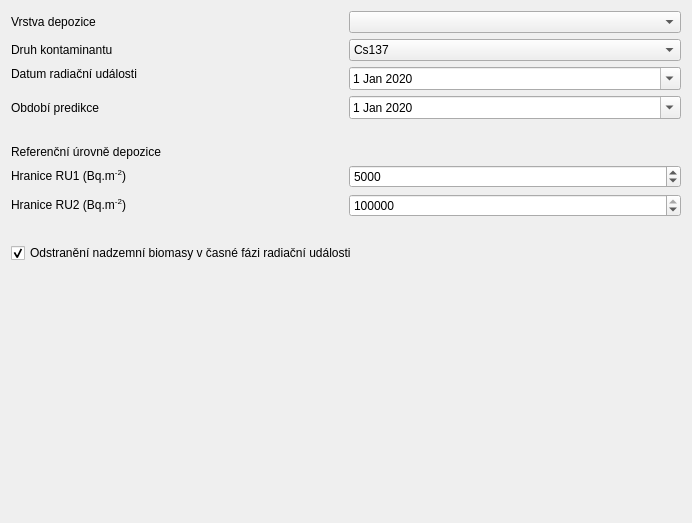
             <widget class="QWidget" name="page_3">
              <property name="geometry">
               <rect>
                <x>0</x>
                <y>0</y>
                <width>692</width>
                <height>523</height>
               </rect>
              </property>
              <property name="font">
               <font>
                <weight>50</weight>
                <bold>false</bold>
               </font>
              </property>
              <attribute name="label">
               <string>Radioaktivní depozice a sledované období</string>
              </attribute>
              <layout class="QGridLayout" name="gridLayout_9">
               <item row="0" column="0">
                <layout class="QGridLayout" name="gridLayout_8">
                 <item row="5" column="0">
                  <widget class="QCheckBox" name="chbox_management">
                   <property name="toolTip">
                    <string>Odstranění biomasy v časné fázi radiační události z důvodu ochrany zemědělské půdy před radioaktivní kontaminací.</string>
                   </property>
                   <property name="text">
                    <string>Odstranění nadzemní biomasy v časné fázi radiační události</string>
                   </property>
                   <property name="checked">
                    <bool>true</bool>
                   </property>
                  </widget>
                 </item>
                 <item row="0" column="0">
                  <layout class="QGridLayout" name="gridLayout_6">
                   <item row="0" column="1">
                    <widget class="QgsMapLayerComboBox" name="cbox_rad_depo">
                     <property name="sizePolicy">
                      <sizepolicy hsizetype="Preferred" vsizetype="Fixed">
                       <horstretch>0</horstretch>
                       <verstretch>0</verstretch>
                      </sizepolicy>
                     </property>
                     <property name="editable">
                      <bool>false</bool>
                     </property>
                     <property name="currentText">
                      <string/>
                     </property>
                     <property name="allowEmptyLayer">
                      <bool>true</bool>
                     </property>
                    </widget>
                   </item>
                   <item row="3" column="1">
                    <widget class="QDateEdit" name="de_predict">
                     <property name="wrapping">
                      <bool>false</bool>
                     </property>
                     <property name="buttonSymbols">
                      <enum>QAbstractSpinBox::UpDownArrows</enum>
                     </property>
                     <property name="accelerated">
                      <bool>false</bool>
                     </property>
                     <property name="showGroupSeparator" stdset="0">
                      <bool>false</bool>
                     </property>
                     <property name="currentSection">
                      <enum>QDateTimeEdit::DaySection</enum>
                     </property>
                     <property name="calendarPopup">
                      <bool>true</bool>
                     </property>
                     <property name="currentSectionIndex">
                      <number>0</number>
                     </property>
                     <property name="timeSpec">
                      <enum>Qt::LocalTime</enum>
                     </property>
                     <property name="date">
                      <date>
                       <year>2020</year>
                       <month>1</month>
                       <day>1</day>
                      </date>
                     </property>
                    </widget>
                   </item>
                   <item row="2" column="0">
                    <widget class="QLabel" name="label_3">
                     <property name="text">
                      <string>Datum radiační události</string>
                     </property>
                     <property name="alignment">
                      <set>Qt::AlignLeading|Qt::AlignLeft|Qt::AlignTop</set>
                     </property>
                    </widget>
                   </item>
                   <item row="0" column="0">
                    <widget class="QLabel" name="label">
                     <property name="text">
                      <string>Vrstva depozice</string>
                     </property>
                    </widget>
                   </item>
                   <item row="1" column="0">
                    <widget class="QLabel" name="label_2">
                     <property name="text">
                      <string>Druh kontaminantu</string>
                     </property>
                    </widget>
                   </item>
                   <item row="2" column="1">
                    <widget class="QDateEdit" name="de_accident">
                     <property name="showGroupSeparator" stdset="0">
                      <bool>false</bool>
                     </property>
                     <property name="calendarPopup">
                      <bool>true</bool>
                     </property>
                     <property name="date">
                      <date>
                       <year>2020</year>
                       <month>1</month>
                       <day>1</day>
                      </date>
                     </property>
                    </widget>
                   </item>
                   <item row="1" column="1">
                    <widget class="QComboBox" name="cbox_contaminant">
                     <property name="enabled">
                      <bool>true</bool>
                     </property>
                     <property name="sizePolicy">
                      <sizepolicy hsizetype="Preferred" vsizetype="Fixed">
                       <horstretch>0</horstretch>
                       <verstretch>0</verstretch>
                      </sizepolicy>
                     </property>
                     <item>
                      <property name="text">
                       <string extracomment="137Cs">Cs137</string>
                      </property>
                     </item>
                     <item>
                      <property name="text">
                       <string extracomment="90Sr">Sr90</string>
                      </property>
                     </item>
                    </widget>
                   </item>
                   <item row="3" column="0">
                    <widget class="QLabel" name="label_13">
                     <property name="text">
                      <string>Období predikce</string>
                     </property>
                    </widget>
                   </item>
                  </layout>
                 </item>
                 <item row="2" column="0">
                  <widget class="QLabel" name="label_20">
                   <property name="text">
                    <string>Referenční úrovně depozice</string>
                   </property>
                  </widget>
                 </item>
                 <item row="3" column="0">
                  <layout class="QGridLayout" name="gridLayout_7">
                   <item row="0" column="0">
                    <widget class="QLabel" name="label_10">
                     <property name="sizePolicy">
                      <sizepolicy hsizetype="Preferred" vsizetype="Preferred">
                       <horstretch>0</horstretch>
                       <verstretch>0</verstretch>
                      </sizepolicy>
                     </property>
                     <property name="text">
                      <string>&lt;html&gt;&lt;head/&gt;&lt;body&gt;&lt;p&gt;Hranice RU1 (Bq.m&lt;span style=&quot; vertical-align:super;&quot;&gt;-2&lt;/span&gt;)&lt;/p&gt;&lt;/body&gt;&lt;/html&gt;</string>
                     </property>
                    </widget>
                   </item>
                   <item row="1" column="0">
                    <widget class="QLabel" name="label_9">
                     <property name="sizePolicy">
                      <sizepolicy hsizetype="Preferred" vsizetype="Preferred">
                       <horstretch>0</horstretch>
                       <verstretch>0</verstretch>
                      </sizepolicy>
                     </property>
                     <property name="text">
                      <string>&lt;html&gt;&lt;head/&gt;&lt;body&gt;&lt;p&gt;Hranice RU2 (Bq.m&lt;span style=&quot; vertical-align:super;&quot;&gt;-2&lt;/span&gt;)&lt;/p&gt;&lt;/body&gt;&lt;/html&gt;</string>
                     </property>
                    </widget>
                   </item>
                   <item row="1" column="1">
                    <widget class="QSpinBox" name="sbox_ru2">
                     <property name="sizePolicy">
                      <sizepolicy hsizetype="Preferred" vsizetype="Fixed">
                       <horstretch>0</horstretch>
                       <verstretch>0</verstretch>
                      </sizepolicy>
                     </property>
                     <property name="maximum">
                      <number>1000000000</number>
                     </property>
                     <property name="value">
                      <number>3000000</number>
                     </property>
                    </widget>
                   </item>
                   <item row="0" column="1">
                    <widget class="QSpinBox" name="sbox_ru1">
                     <property name="sizePolicy">
                      <sizepolicy hsizetype="Preferred" vsizetype="Fixed">
                       <horstretch>0</horstretch>
                       <verstretch>0</verstretch>
                      </sizepolicy>
                     </property>
                     <property name="maximum">
                      <number>100000000</number>
                     </property>
                     <property name="value">
                      <number>5000</number>
                     </property>
                    </widget>
                   </item>
                  </layout>
                 </item>
                 <item row="1" column="0">
                  <spacer name="verticalSpacer_2">
                   <property name="orientation">
                    <enum>Qt::Vertical</enum>
                   </property>
                   <property name="sizeType">
                    <enum>QSizePolicy::Fixed</enum>
                   </property>
                   <property name="sizeHint" stdset="0">
                    <size>
                     <width>20</width>
                     <height>20</height>
                    </size>
                   </property>
                  </spacer>
                 </item>
                 <item row="4" column="0">
                  <spacer name="verticalSpacer_8">
                   <property name="orientation">
                    <enum>Qt::Vertical</enum>
                   </property>
                   <property name="sizeType">
                    <enum>QSizePolicy::Fixed</enum>
                   </property>
                   <property name="sizeHint" stdset="0">
                    <size>
                     <width>20</width>
                     <height>20</height>
                    </size>
                   </property>
                  </spacer>
                 </item>
                </layout>
               </item>
               <item row="1" column="0">
                <spacer name="verticalSpacer">
                 <property name="orientation">
                  <enum>Qt::Vertical</enum>
                 </property>
                 <property name="sizeHint" stdset="0">
                  <size>
                   <width>20</width>
                   <height>40</height>
                  </size>
                 </property>
                </spacer>
               </item>
              </layout>
             </widget>
